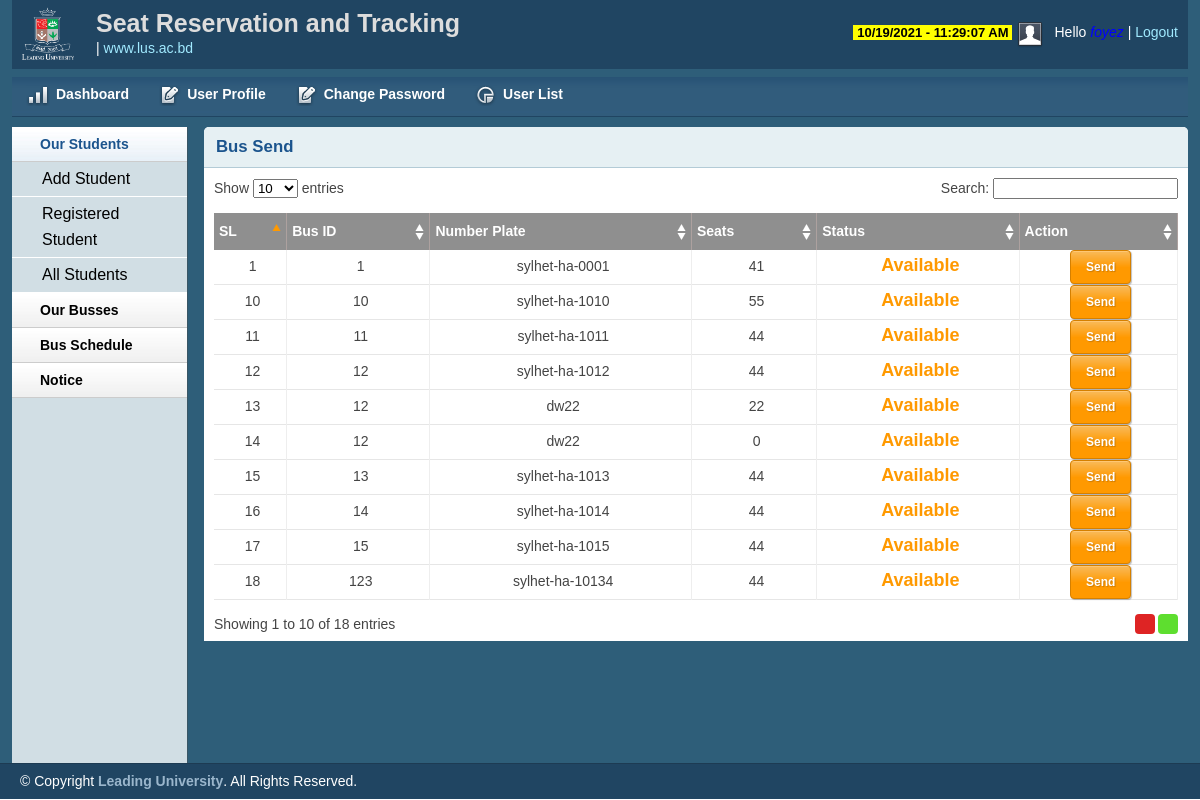
The page /admin/busavailable.php (signed in) on the database its author committed.
### tables this page shows
CREATE TABLE `tbl_bus` (
  `busid` int(255) NOT NULL,
  `nplate` varchar(255) NOT NULL,
  `seats` int(255) NOT NULL,
  `status` int(11) NOT NULL
);

### classes/Bus.php (called while the page is built, shortened)
<?php
	$filepath= realpath(dirname(__FILE__));
	include_once ($filepath.'/../lib/Database.php');
?>
<?php
	class Bus{
		private $db;
		public function __construct(){
			$this->db=new Database();
		}
		public function busList(){
			$query="select * from tbl_bus order by busid ASC";
			$getBus=$this->db->select($query);
			return $getBus;
		}
	}
?>

### lib/Database.php (called while the page is built, shortened)
<?php
Class Database{
	public $host   = DB_HOST;
	public $user   = DB_USER;
	public $pass   = DB_PASS;
	public $dbname = DB_NAME;
	public $link;
	private function connectDB(){
	$this->link = new mysqli($this->host, $this->user, $this->pass, $this->dbname);
 }
	public function select($query){
		$result = $this->link->query($query) or die($this->link->error.__LINE__);
		if($result->num_rows > 0){
			return $result;
		} else {
			return false;
		}
	}
}

### lib/Session.php (called while the page is built, shortened)
<?php
class Session{
	public static function get($key){
		 if(isset($_SESSION[$key])){
		 	return $_SESSION[$key];
		 }else{
		 	return false;
		 }
	}
}
?>

### admin/busavailable.php (the view, shortened to what this page needs)
<?php include 'inc/header.php';?>
<?php include 'inc/sidebar.php';?>
<?php
    $bus=new Bus();
    $userid=Session::get('id');
    $role=Session::get('role');
?>
        <div class="grid_10">
            <div class="box round first grid">
                <h2>Bus Send</h2>
                <div class="block">
                    <table class="data display datatable" id="example">
                    <thead>
                        <tr>
                            <th>SL</th>
                            <th>Bus ID</th>
                            <th>Number Plate</th>
                            <th>Seats</th>
                            <th>Status</th>
                            <th>Action</th>
                        </tr>
                    </thead>
                    <tbody>
                        <?php
                            $i=0;
                            $getBus=$bus->busList();
                            if($getBus){
                                while($result=$getBus->fetch_assoc()){
                                    $i++;
                        ?>
                        <tr class="odd gradeX">
                            <td><?php echo $i;?></td>
                            <td><?php echo $result['busid'];?></td>
                            <td><?php echo $result['nplate'];?></td>
                            <td><?php echo $result['seats'];?></td>
                            <td><?php
                                 $status=$result['status'];
                                 if($status=='0'){
                                    echo "<span class='success'>Available</span>";
                                 }else{
                                    echo "<span class='error'>On Road</span>";
                                 }
                            ?></td>
                    <?php
                        if($role=='BusAdmin' || $userid=='1001'){?>
                            <td>
                                <?php
                                    $status=$result['status'];
                                    if($status=='0'){
                                ?>
                                <a class='btn' href="bussend.php?busid=<?php echo $result['busid'];?>">Send</a>
                            <?php }else{?>
                                <a class='btn' style='background-color: #1acc1a;' href="busview.php?busid=<?php echo $result['busid'];?>">View</a>
                           <?php }?>
                            </td>
                    <?php }else{
                       if($result['status']=='0'){ ?>
                       <td style="text-align:center;">
                           <a class='btn' style="background-color: #ef4545">Resticted</a>
                       </td>
                    <?php }else{ ?>
                      <td style="text-align:center;">
                           <a class='btn' style="background-color: #1acc1a; width: 57px;">On Road</a>
                      </td>
                    <?php } } ?>
                        </tr>
                    <?php } }
                    else{
                        echo "<span class='error'>Buses info Not Found<span>";
                    }?>
                    </tbody>
                </table>
               </div>
            </div>
        </div>
<?php include 'inc/footer.php';?>

### admin/css/layouts.css (style rules this page uses)
body { background: #fff none repeat scroll 0 0; color: #444; font-size: 14px; padding: 0; }
a { color: #000; font-weight:bold; text-decoration: none; }
h1, h2, h3, h4, h5, h6 { line-height:1.2em; margin-bottom:.3em; }
h2 { margin-top:1em; }
.box { background:#fff; margin-bottom:20px; padding:10px 10px 10px 10px; margin-left:-8px; }
.box.grid { padding-bottom:40px; }
.box.round { -moz-border-radius: 5px 5px 0px 0px; -webkit-border-radius: 5px 5px 0px 0px; border-radius: 5px 5px 0px 0px; }
.box h2 { font-size:1.2em; font-weight:bold; color:#1B548D; background:#E6F0F3; margin:-10px -10px 0 -10px; padding:10px 12px; border-bottom:1px solid #B3CBD6; -moz-border-radius: 5px 5px 0px 0px; -webkit-border-radius: 5px 5px 0px 0px; border-radius: 5px 5px 0px 0px; }
.box.first { min-height: 406px; }
.block { padding-top:10px; }
span.success { margin: 8px 0 0 0; padding: 0; height: 1%; color: #08c10eb0; }
.block { padding-bottom:1px; }
table.display { margin: 0 auto; clear: both; width: 100%; }
table.display th { border-right: 1px solid #ada19f; }
.sorting_asc { background: #8f8f8f url(../img/table/sort_asc.png) no-repeat center right; padding:8px 5px; text-align:left; color:#fff; }
.sorting { background:#8f8f8f url(../img/table/sort_both.png) no-repeat center right; padding:8px 5px; text-align:left; color:#fff; }
tr.odd { height: 30px; line-height: 30px; border-bottom:1px solid #e6e6e6; }
tr.even { height: 30px; line-height: 30px; border-bottom:1px solid #e6e6e6; }
tr.odd td, tr.even td { padding-left:5px; border-right:1px solid #eeeeee; }
.btn, .btn-icon, .btn-mini { background-repeat: repeat-x; color: #FFF; font-weight: bold; display: inline-block; text-decoration: none; border-width: 1px; border-style: solid; padding: 0 15px 4px; *padding: 0 7px 4px; margin: 0; text-shadow: 1px 1px 1px rgba(0,0,0,.2); -moz-box-shadow: 1px 1px 1px rgba(0,0,0,.25); -webkit-box-shadow: 1px 1px 1px rgba(0,0,0,.25); -moz-border-radius: 4px; -webkit-border-radius: 4px; filter: progid:DXImageTransform.Microsoft.Shadow(color=#999999,direction=135,strength=2); cursor: pointer; position: relative; }
.btn, .btn-icon { background-position: 0 -80px; font-size: 12px; height: 32px; line-height: 29px; }
a.btn, a.btn-icon { height: 32px; line-height: 32px; padding-bottom: 0; }
.btn, .btn-icon, .btn-mini, .btn:visited, .btn-icon:visited, .btn-mini:visited { background-image: url(../img/bg-lite.png); background-color: #F90; border-color: #D58000; color: #FFF; }
.success { font-size: 18px; color: green; font-weight: bold; }

### admin/busavailable.php (style rules this page uses)
span.success { color: #ff9900; }
.odd,.gradeX td { text-align: center; }

### rows shown on the page
tbl_bus: busid "1", nplate "sylhet-ha-0001", seats "41", status "Available"
tbl_bus: busid "10", nplate "sylhet-ha-1010", seats "55", status "Available"
tbl_bus: busid "11", nplate "sylhet-ha-1011", seats "44", status "Available"
tbl_bus: busid "12", nplate "sylhet-ha-1012", seats "44", status "Available"
tbl_bus: busid "12", nplate "dw22", seats "22", status "Available"
tbl_bus: busid "12", nplate "dw22", seats "0", status "Available"
tbl_bus: busid "13", nplate "sylhet-ha-1013", seats "44", status "Available"
tbl_bus: busid "14", nplate "sylhet-ha-1014", seats "44", status "Available"
tbl_bus: busid "15", nplate "sylhet-ha-1015", seats "44", status "Available"
tbl_bus: busid "123", nplate "sylhet-ha-10134", seats "44", status "Available"

### other values the page prints
Session::get('username') "foyez"
